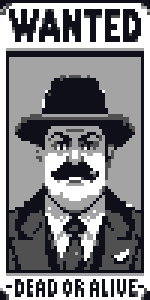
#> input picture map/bitmaps/wanted_m_final.png, 50 x 100 px (shown 3 times larger)
$ python generateWanted.py
#> lines starting #> are read from the running program, lines starting #| are printed output that depends on the picture; after the words box and inside, x2 and y2 are one past the last pixel; in counts of white or black regions, pixels touching at a corner belong together
### map/utils.py
from PIL import Image, ImageDraw
import random
random.seed(571)
import numpy as np
from scipy.spatial.distance import cdist


def verify_colors(bitmap):
    bitmap_array = np.array(bitmap)

    block_width = 4
    block_height = 8

    nErrors = 0
    for i in range(0, len(bitmap_array), block_height):
        for j in range(len(bitmap_array[0]) - block_width + 1):
            block = bitmap_array[i:i+block_height, j:j+block_width]
            unique_colors = np.unique(block.reshape(-1, 3), axis=0)

            if len(unique_colors) > 4:
                print (unique_colors)
                bitmap_array[i:i+block_height, j:j+block_width] = [255, 0, 0]
                nErrors += 1
            elif j == 0 or j + block_width == len(bitmap_array[0]):
                bitmap_array[i:i+block_height, j:j+block_width] = [255, 255, 0]

    return Image.fromarray(bitmap_array, 'RGB'), nErrors


# [530 lines of commented-out code are left out]

### map/generateWanted.py
from PIL import Image, ImageDraw
import random
random.seed(571)
import numpy as np
from scipy.spatial.distance import cdist
import math
import os
import shutil

from utils import verify_colors
from convertMap import convert_charset_to_bytestream, save_byte_stream, create_charset_and_charmap, render_used_characters_padded


def pad_image(img, output_size):
    width, height = img.size
    new_img = Image.new("RGB", output_size)
    new_img.paste(img, ((output_size[0]-width)//2,
                        (output_size[1]-height)//2))

    return new_img


if __name__ == '__main__':
    colormap = [
        [0, 0, 0],      # Black
        [255, 255, 255], # White
        [164, 164, 164], # Grey
        [80, 80, 80],   # CyanBlue
        [128, 128, 0],   # CyanBlue
    ]


    bitmap_result = Image.open("./bitmaps/wanted_m_final.png").convert('RGB')
    bitmap_result = pad_image(bitmap_result, (160, 152))
#> in pad_image, `new_img = Image.new("RGB", output_size)`: new_img: PIL image 160x152 RGB; every value is 0
#> in pad_image, `new_img.paste(img, ((output_size[0]-width)//2, (output_size[1]-height)..`:
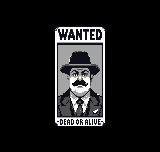
#> new_img: PIL image 160x152 RGB; mean R, G, B 26.5, 26.5, 27.2

    # stupid replace
    pixels = bitmap_result.load()
    for x in range(bitmap_result.width):
        for y in range(bitmap_result.height):
            if pixels[x, y] == (15, 15, 26):
                pixels[x, y] = (0, 0, 0)

    verification_result, nErrors = verify_colors(np.array(bitmap_result))
#> in verify_colors, `bitmap_array = np.array(bitmap)`:
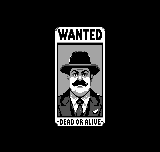
#> bitmap_array: shape (152, 160, 3); min 0, max 255, mean 25.5
#> the loop in verify_colors, `for i in range(0, len(bitmap_array), block_height):` made 19 passes
#> i on passes 2 to 13: 8, 16, 24, 32, 40, 48, 56, 64, 72, 80, 88, 96
#> after the loop in verify_colors, `for i in range(0, len(bitmap_array), block_height):`:
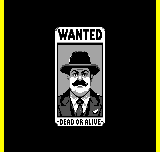
#> bitmap_array: shape (152, 160, 3); 5% of pixels changed, all inside (x1, y1, x2, y2) = (0, 0, 160, 152); drawn as R, G, B
#> after the loop in verify_colors, `for i in range(0, len(bitmap_array), block_height):`: nErrors = 0
#> nErrors = 0
    if nErrors > 0:
        verification_result.save(f"bitmaps/error_wanted_m.png")
        raise Exception ("Color error. Fix it")

#> (the run stopped early here; a loop or call above may not have finished)
